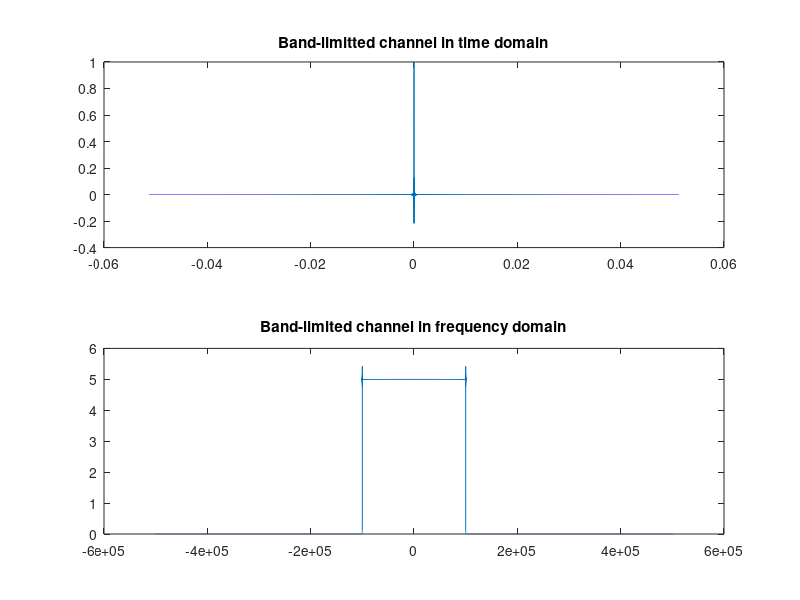
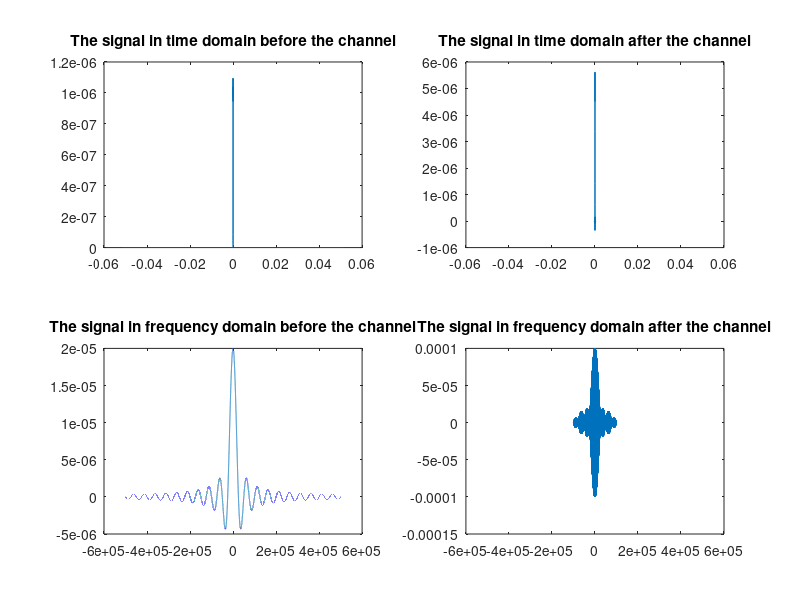
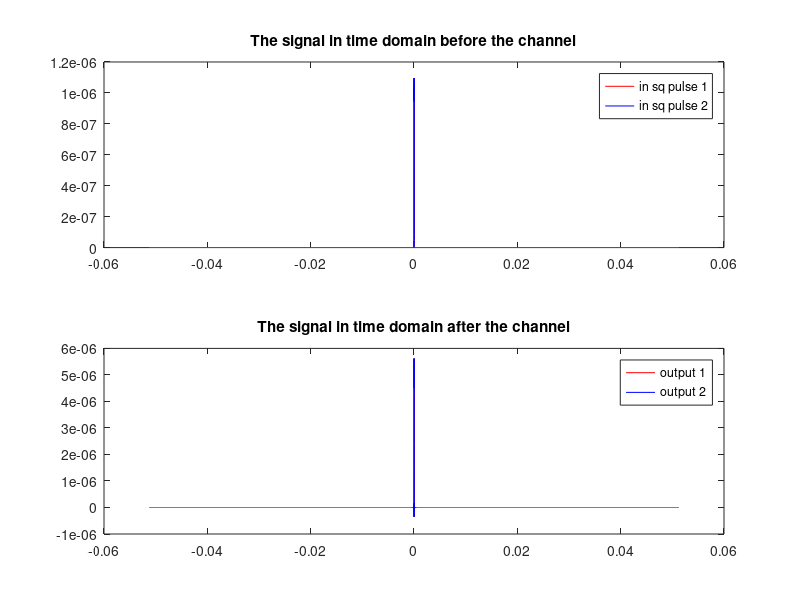

MATLAB code for these plots, in order:
clear 
clc 

%% Part 1:  Inter-Symbol Interference due to band-limited channels

% create a band-limited channel with a band B = 100 kHz
B = 1e5;                        % BW of the channel 
fs = 1e6;                       % Sampling frequency 
Ts = 1/fs;                      % Sampling time

N = 102400 - 1;                 % Total number of samples
t_axis = (-(N-1)/2:(N-1)/2)*Ts;            % Time axis 
f_axis = -fs/2:fs/N:fs/2-1/N;   % Frequency axis 


% Generate a square pulse in frequency domain  
y = sinc(2*B*t_axis);   % IFT of a rect is sinc 
Y = fftshift(fft(y));   % The square Pulse 


%%%%%%%%%%%%%%%%%%%%%%%%%%%%%%%%%%%%%%%%%%%%%%%%%%%%%%%%%%%%%%%%%%%%%%%%%%%

% Generate the first square pulse of duration T = 2/B 
IN_SQ_PULSE_1 = (2/B)*sinc((2/B)*f_axis).*exp(-2*pi*1i*(1/B)*f_axis);
in_sq_pulse_1 = ifftshift(ifft(IN_SQ_PULSE_1));

%%%%%%%%%%%%%%%%%%%%%%%%%%%%%%%%%%%%%%%%%%%%%%%%%%%%%%%%%%%%%%%%%%%%%%%%%%%

% pass the first square pulse through the filter 
% output = conv(y, in_sq_pulse);
OUTPUT_1 = Y .* IN_SQ_PULSE_1;
output_1 = ifft(ifftshift(OUTPUT_1));

%%%%%%%%%%%%%%%%%%%%%%%%%%%%%%%%%%%%%%%%%%%%%%%%%%%%%%%%%%%%%%%%%%%%%%%%%%%

% Generate the second square pulse of duration T = 2/B 
IN_SQ_PULSE_2 = (2/B)*sinc((2/B)*f_axis).*exp(-2*pi*1i*(3/B)*f_axis);
in_sq_pulse_2 = ifftshift(ifft(IN_SQ_PULSE_2));

% pass the second square pulse through the filter 
% output = conv(y, in_sq_pulse);
OUTPUT_2 = Y .* IN_SQ_PULSE_2;
output_2 = ifft(ifftshift(OUTPUT_2));
%% plotting

% Plotting the band-limited channel 
figure('Name', 'Band-limited channel')
subplot(2, 1, 1)
plot(t_axis, y)
title('Band-limitted channel in time domain')

subplot(2, 1, 2)
plot(f_axis, abs(Y))
title('Band-limited channel in frequency domain')

%%%%%%%%%%%%%%%%%%%%%%%%%%%%%%%%%%%%%%%%%%%%%%%%%%%%%%%%%%%%%%%%%%%%%%%%%%%

% plotting the input square pulse
figure('Name', 'The signal before and after the channel')

subplot(2, 2, 1)
plot(t_axis, abs(in_sq_pulse_1))
title('The signal in time domain before the channel')

subplot(2, 2, 3)
plot(f_axis, real(IN_SQ_PULSE_1))
title('The signal in frequency domain before the channel')

% plotting the filter output 
subplot(2, 2, 2)
plot(t_axis, real(output_1))
title('The signal in time domain after the channel')

subplot(2, 2, 4)
plot(f_axis, real(OUTPUT_1))
title('The signal in frequency domain after the channel')

%%%%%%%%%%%%%%%%%%%%%%%%%%%%%%%%%%%%%%%%%%%%%%%%%%%%%%%%%%%%%%%%%%%%%%%%%%%

% plotting the two pulses together 
figure('Name', 'Plot of the two pulses together before and after the channel')

subplot(2, 1, 1)
plot(t_axis, abs(in_sq_pulse_1), 'r', t_axis, abs(in_sq_pulse_2), 'b')
title('The signal in time domain before the channel')
legend('in sq pulse 1','in sq pulse 2')

% plotting the filter output 
subplot(2, 1, 2)
plot(t_axis, real(output_1), 'r', t_axis, real(output_2), 'b')
title('The signal in time domain after the channel')
legend('output 1','output 2')
